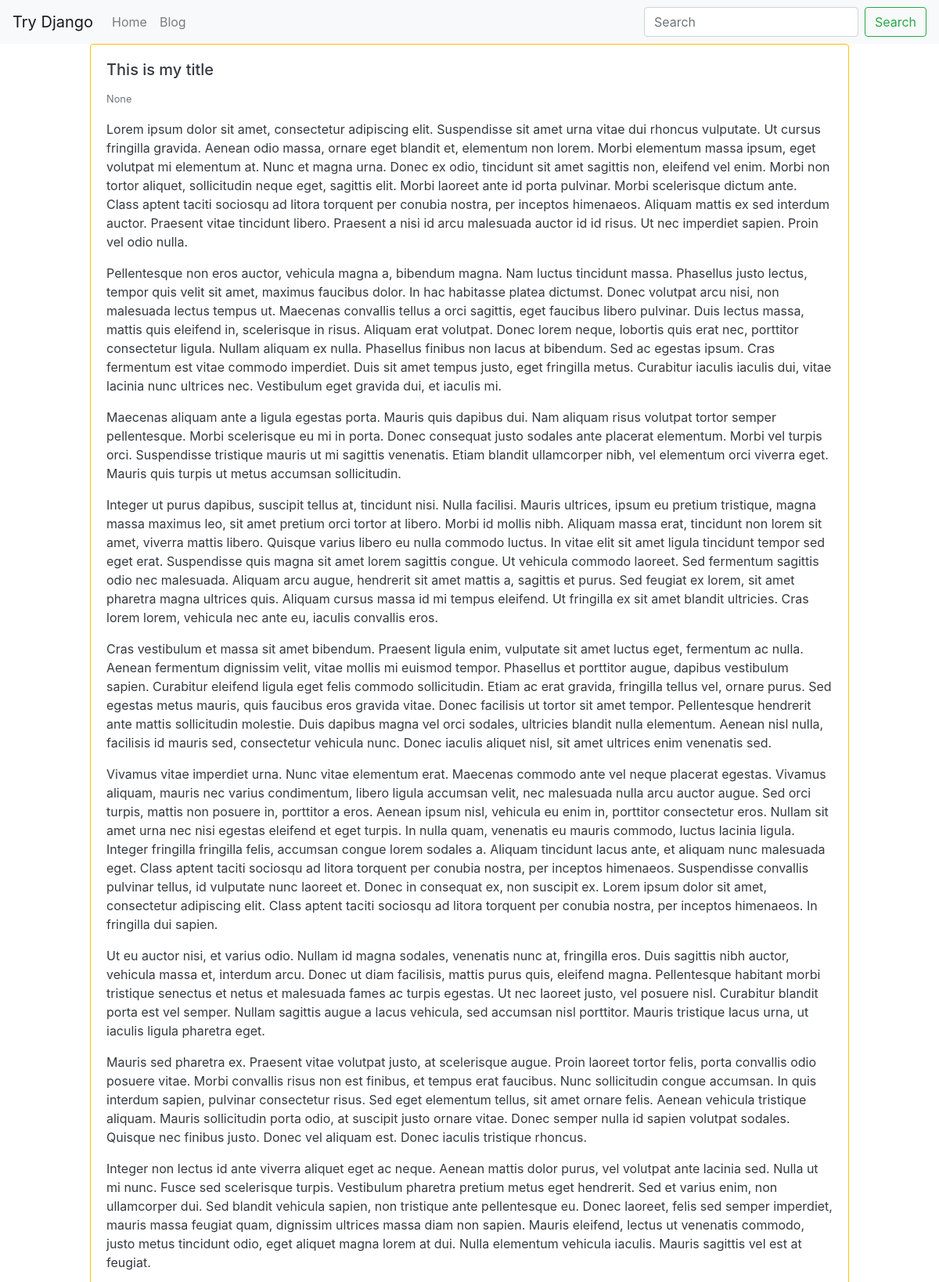
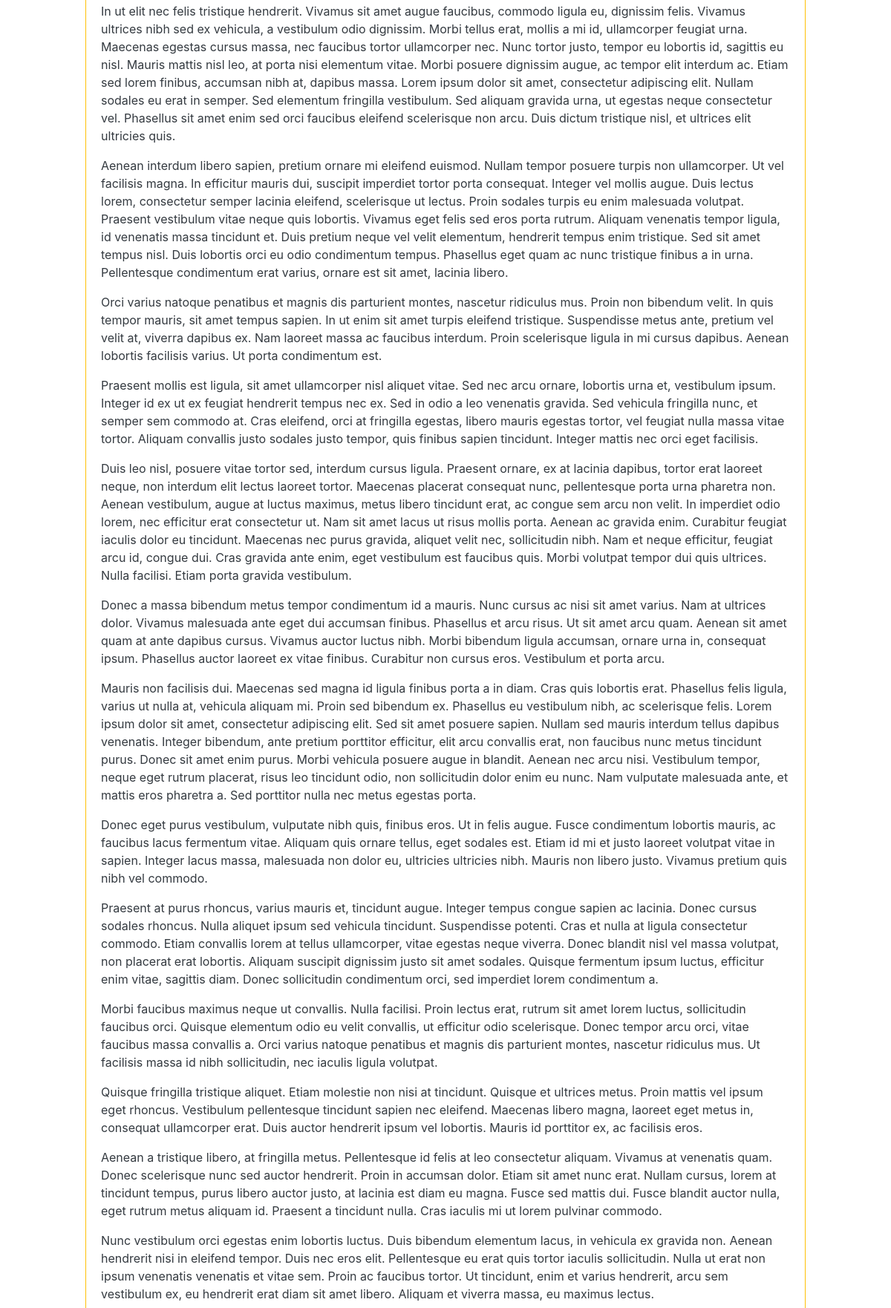
/blog/hello-world1/ (upper part), run on the app's committed database (2 pictures, top to bottom).
### blog/models.py (models this page shows, shortened)
class BlogPost(models.Model):# blogpost_set -> queryset
    user = models.ForeignKey(User,default=1,null =True,on_delete=models.SET_NULL)
    title = models.CharField(max_length=120)
    slug = models.SlugField(unique = True)
    image = models.ImageField(upload_to='image/',blank=True,null=True)
    content = models.TextField(null = True,blank =True)
    publish_date = models.DateTimeField(auto_now=False,auto_now_add=False,null=True,blank=True)
    timestamp = models.DateTimeField(auto_now_add=True)
    updated = models.DateTimeField(auto_now=True)
    objects = BlogPostManager()
    class Meta:
        ordering =['-publish_date','-updated','-timestamp']

### blog/views.py (the view)
# urls.py: path('<str:slug>/',blog_post_detail_view),
def blog_post_detail_view(request,slug):
    obj = get_object_or_404(BlogPost,slug=slug)
    template_name = "blog/detail.html"
    context = {'object':obj}
    return render(request,template_name,context)

### blog/models.py (called while the page is built)
    def get_queryset(self):
        return BlogPostQuerySet(self.model,using=self._db)

### blog/templates/blog/detail.html (shortened to what this page needs)
{% extends "base.html" %}
{% block content %}
   <div class = 'row'>
{% include 'blog//list-inline.html' with blog_post=object detail=True %}
</div>
{% endblock%}

### blog/templates/blog/list-inline.html (shortened to what this page needs)
<div class = "col12 col-md-10 mb-3  mx-auto">
<div class ='card {% if not blog_post.publish_date%}border border-warning text-dark %{%endif%}'>
    <div class = 'card-body'>
        <h5 class = "card-title">{{ blog_post.title }}</h5>
        <p class = 'card-text'>
            <small class = 'text-muted'>{{blog_post.publish_date}}</small>
            {% if truncate %}
               {{ blog_post.content|linebreaks|truncatewords:30 }}
            {%else %}
               {{ blog_post.content|linebreaks }}
            {% endif %}
        </p>
    </div>
</div>
</div>

### data on the page
BlogPost: title "This is my title", publish_date "None", content "Lorem ipsum dolor sit amet, consectetur adipiscing elit. Suspendisse sit amet urna vitae dui rhoncus vulputate. Ut cursus fringilla gravida. Aenean odio massa, ornare eget blandit et, elementum non lorem. Morbi elementum massa ipsum, eget volutpat mi elementum at. Nunc et magna urna. Donec ex odio, tincidunt sit amet sagittis non, eleifend vel enim. Morbi non tortor aliquet, sollicitudin neque eget, sagittis elit. Morbi laoreet ante id porta pulvinar. Morbi scelerisque dictum ante. Class aptent taciti sociosqu ad litora torquent per conubia nostra, per inceptos himenaeos. Aliquam mattis ex sed interdum auctor. Praesent vitae tincidunt libero. Praesent a nisi id arcu malesuada auctor id id…"
